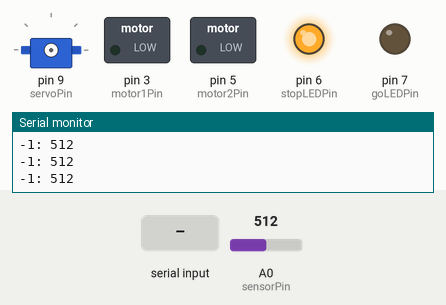
This sketch was run on a simulated Arduino Uno, built with avr-gcc and run on an emulated ATmega328P. Parts: servo, switched loads named in the sketch (green lamp = pin HIGH), output pins drawn as LEDs (lit = HIGH), the last lines printed to the serial monitor. Inputs (shaded band) come from the test bench; at power-on: A0 (sensorPin) = 512.

Above: at 1.2 s.
1.3 s: "1" received over Serial
At 2.1 s:
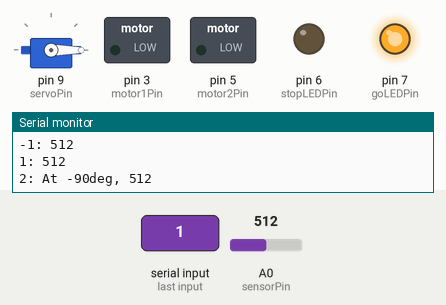
4.3 s: "0" received over the second serial link
At 6.2 s:
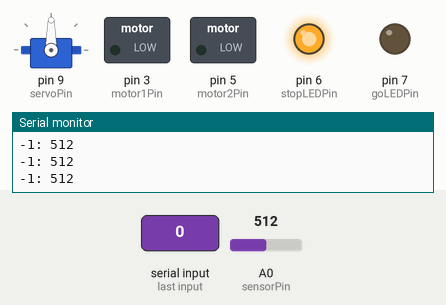
6.5 s: "1" received over the second serial link
At 9.4 s:
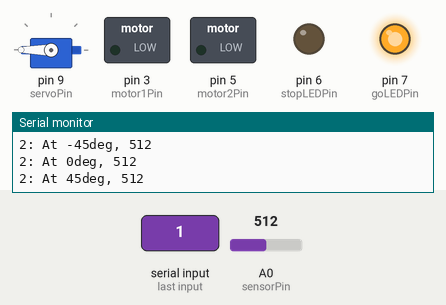
9.5 s: A0 (sensorPin) set to 716
At 12.0 s:
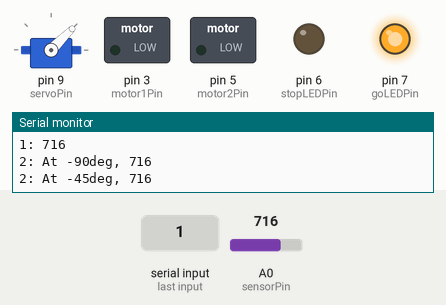
12.5 s: A0 (sensorPin) set to 258
15.5 s: A0 (sensorPin) set to 233
At 19.4 s:
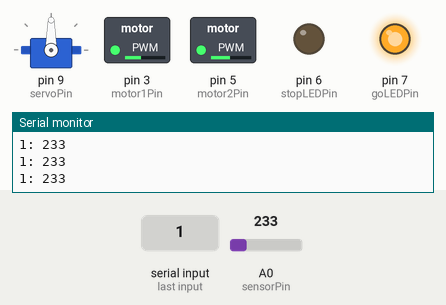
Timing chart, 0 to 20.3 s (numbered marks = the images above; inputs shaded):
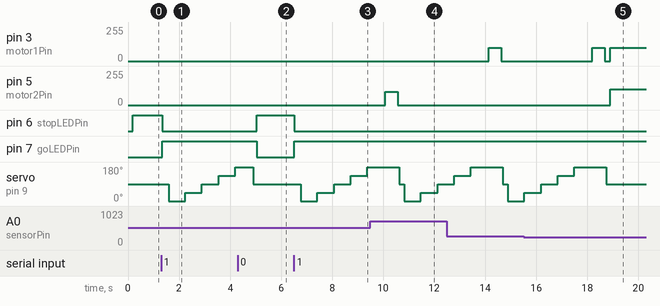

The sketch:

RoundRobot.ino
```cpp
int state = 0; // state of the machine

int sensorPin = A0;    // select the input pin for the potentiometer
int sensorValue = 0;  // variable to store the value coming from the sensor

#include <Servo.h> // Servo library
int servoPin = 9; // Pin where the servo motor is connected
Servo servo; // create servo object
int angle = 0;   // servo position in degrees
int frontAngle = 0; // defines the angle of the servo motor when the robot is looking forward

#include <SoftwareSerial.h> // virtual serial for Bluetooth and GPS
static const uint32_t BTBaud = 9600;
SoftwareSerial BT(12, 13); // Bluetooth: TX to 12, RX to 13, Vcc to 5V, GND to GND

int motor1Pin = 3; // right motor pin
int motor2Pin = 5; // left motor pin
int motorsSpeed = 100; // PWM value for wheels (DC motor 1 is 3-6 VDC)
int motorsSpeed2 = 120; // PWM value for wheels (DC motor 2 is 3-6 VDC). Speed 1 and 2 are different to correct forward travel deviation
int turnDirection = 0; // -1: left, 1: right

int stopLEDPin = 6; // Red LED to flash when stopped
int goLEDPin = 7; // Green LED to be on when running

bool mainStart = false; // main ON/OFF switch set by the user
int minObjectDistance = 250; // sensor value when robot will understand there is an obstacle
int maxObjectDistance = 110; // sensor value when robot will understand there is no floor

// Setup loop
void setup() {

  // Open Serial port (debugging)
  Serial.begin(9600);  // Serial port to connect to the CPU
  Serial.println("Starting Robot...");

  // Open Bluetooth port
  BT.begin(BTBaud);
  BT.println("Connected! Send ? for help");

  // Define PWM ports for DC motors
  pinMode(motor1Pin, OUTPUT); // define pin for motor 1
  pinMode(motor2Pin, OUTPUT); // define pin for motor 2

  // Define Digital Output ports for LED indicators
  pinMode(stopLEDPin, OUTPUT);
  pinMode(goLEDPin, OUTPUT);
}

// Main loop
void loop() {
  int distance = 0;
  int sweepAngle;
  int distArray[5];
  int sampleD = 0;
  float leftDist;
  float rightDist;

  // Check for user inputs (Serial port)
  readSerialPort();

  // Check for user inputs (BT port)
  readBTPort();

  // State Machine
  switch (state) {
    case -1: // Idle, do nothing, wait until user asks to move
      distance = ReadDistance(-1000);
      Serial.print(state); Serial.print(": "); Serial.println(distance);

      if (mainStart == true) {
        state = 1; // go to travel mode
        digitalWrite(stopLEDPin, LOW);
        digitalWrite(goLEDPin, HIGH);
      }
      break;

    case 0: // Stop motors and go idle
      analogWrite(motor1Pin, 0);
      analogWrite(motor2Pin, 0);
      moveServoMotor(frontAngle);
      servo.detach(); // Start servo motor
      Serial.println(state);
      state = -1;
      digitalWrite(stopLEDPin, HIGH);
      digitalWrite(goLEDPin, LOW);
      delay(250);
      break;

    case 1: // travel
      if (mainStart == true) {
        servo.attach(servoPin); // Start servo motor
        distance = ReadDistance(frontAngle);
        Serial.print(state); Serial.print(": "); Serial.println(distance);
        if (distance < minObjectDistance && distance > maxObjectDistance) {
          // no obstacle detected to the front, move forward
          analogWrite(motor1Pin, motorsSpeed);
          analogWrite(motor2Pin, motorsSpeed2);
        } else {
          // obstacle detected
          state = 2;
        }
      } else {
        state = 0;
      }
      break;

    case 2: // stop and sweep for obstacles
      analogWrite(motor1Pin, 0);
      analogWrite(motor2Pin, 0);

      // Scan direction and put distances in an array
      sampleD = 0;
      for (sweepAngle = -90; sweepAngle <= 90; sweepAngle = sweepAngle + 45) {
        distance = ReadDistance(sweepAngle);
        distArray[sampleD] = distance;
        sampleD = sampleD + 1;
        Serial.print(state); Serial.print(": At "); Serial.print(sweepAngle); Serial.print("deg, "); Serial.println(distance);
        delay(500);
      }

      leftDist = 0.5 * (distArray[3] + distArray[4]);
      rightDist = 0.5 * (distArray[0] + distArray[1]);

      state = 3;
      if (leftDist <= rightDist && leftDist > maxObjectDistance) {
        turnDirection = -1;
      } else if (rightDist > maxObjectDistance) {
        turnDirection = 1;
      } else {
        // Nowhere to go safely, stop
        state = 4;
      }

      break;

    case 3: // turn

      if (turnDirection < 0) { // turn left
        analogWrite(motor1Pin, motorsSpeed);
        analogWrite(motor2Pin, 0);
      } else if (turnDirection > 0) { // turn right
        analogWrite(motor1Pin, 0);
        analogWrite(motor2Pin, motorsSpeed);
      }

      delay(500);
      analogWrite(motor1Pin, 0);
      analogWrite(motor2Pin, 0);

      Serial.println(state);
      state = 1; // go to travel. In case there is still an obstacle, it will go back to the sweep
      break;

    case 4: // could not find a safe direction

      Serial.println(state);
      int noIt;
      int noTimes = 2;
      for (noIt = 0; noIt < noTimes; noIt++) {
        moveServoMotor(-45);
        delay(250);
        moveServoMotor(45);
        delay(250);
      }

      state = 0;
      mainStart = false;

  } // end of state switch

  delay(50);

} // end of main loop


// Get value from IR distance sensor at the specific angle. Return the average of nSamples
int ReadDistance(int angle) {
  int nSamples = 5;
  int sVal = 0;
  int i;

  if (angle != -1000) {
    moveServoMotor(angle);
  }

  for (i = 0; i < nSamples; i++) {
    sVal = sVal + analogRead(sensorPin);
  }
  sVal = sVal / nSamples; // average analog reading
  return sVal;
}

// Move the servo motor to the desired angle
void moveServoMotor(int angle) {
  angle = angle + 90; // this is to convert from servo to robot coordinate reference
  servo.write(angle);
  delay(150);
}

// Read serial Port data
void readSerialPort() {
  if (Serial.available() > 0) {
    int incomingByte = Serial.read();
    if (incomingByte == 48) {
      mainStart = false;
      state = 0;
    } else if (incomingByte == 49) {
      mainStart = true;
    }
    Serial.println(incomingByte);
  }
}

// Read Bluetooth data
void readBTPort() {
  char BTmsg = '\0';

  BT.listen();
  while (BT.available() > 0) {
    // if text arrived in from BT serial...
    BTmsg = (BT.read());
  }

  if (BTmsg == '1') {
    mainStart = true;
  } else if (BTmsg == '0') {
    mainStart = false;
    state = 0;
  } else if (BTmsg == '?') {
    BT.println("Send '1' to start robot");
    BT.println("Send '0' to stop robot");
  }
}
```

Measured:
- the behaviour switches between 250 and 249 on A0 (sensorPin) (found by bisection; images 4 and 5)
- after the input at 1.3 s, pin 6 (stopLEDPin): HIGH → LOW after 0.05 s; pin 7 (goLEDPin): LOW → HIGH after 0.05 s; servo on pin 9 (servoPin): 90° → 0° after 0.30 s, → 45° 0.65 s later, → 90° 0.65 s later, → 135° 0.65 s later, … (5 changes in this stretch)
- after the input at 4.3 s, pin 3 (motor1Pin): stays 0/255 (without the input it goes to 100/255 after 0.60 s); pin 6 (stopLEDPin): LOW → HIGH after 0.75 s; pin 7 (goLEDPin): HIGH → LOW after 0.75 s
- after the input at 6.5 s, pin 6 (stopLEDPin): HIGH → LOW at once; pin 7 (goLEDPin): LOW → HIGH at once; servo on pin 9 (servoPin): 90° → 0° after 0.27 s, → 45° 0.65 s later, → 90° 0.65 s later, → 135° 0.65 s later, … (5 changes in this stretch)
- after the input at 9.5 s, pin 3 (motor1Pin): stays 0/255 (without the input it goes to 100/255 after 0.58 s); pin 5 (motor2Pin): 0/255 → 100/255 after 0.58 s, → 0/255 0.50 s later
- after the input at 15.5 s, pin 5 (motor2Pin): 0/255 → 120/255 after 3.4 s
